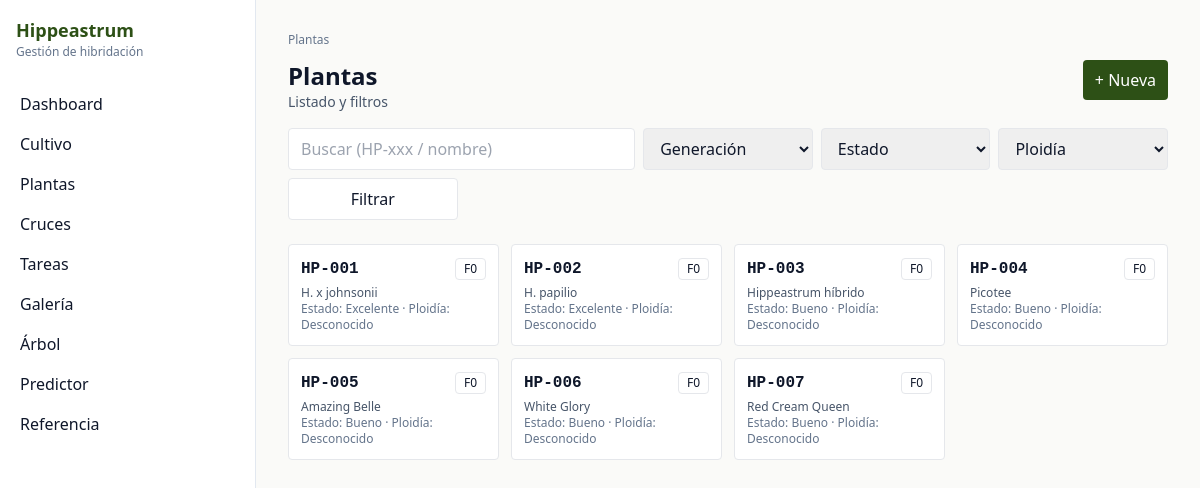
The app's page /plantas with its own data.
### models.py (models this page shows)
class Planta(Base):
    __tablename__ = "plantas"
    __table_args__ = (
        UniqueConstraint("codigo", name="uq_plantas_codigo"),
    )
    id: Mapped[int] = mapped_column(Integer, primary_key=True, autoincrement=True)
    codigo: Mapped[str] = mapped_column(String(20), nullable=False, index=True)
    nombre_cultivar: Mapped[str | None] = mapped_column(String(200))
    especie: Mapped[str | None] = mapped_column(Text)
    generacion: Mapped[GeneracionEnum] = mapped_column(Enum(GeneracionEnum), nullable=False)
    id_madre: Mapped[int | None] = mapped_column(ForeignKey("plantas.id"), nullable=True)
    id_padre: Mapped[int | None] = mapped_column(ForeignKey("plantas.id"), nullable=True)
    id_cruce_origen: Mapped[int | None] = mapped_column(ForeignKey("cruces.id"), nullable=True)
    fecha_semilla: Mapped[dt.date | None] = mapped_column(Date)
    fecha_primera_floracion: Mapped[dt.date | None] = mapped_column(Date)
    ubicacion: Mapped[str | None] = mapped_column(Text)
    tamano_bulbo_cm: Mapped[float | None] = mapped_column(Float)
    num_bulbillos: Mapped[int | None] = mapped_column(Integer)
    estado: Mapped[EstadoPlantaEnum] = mapped_column(Enum(EstadoPlantaEnum), nullable=False, default=EstadoPlantaEnum.Bueno)
    bulbillos_separados: Mapped[bool] = mapped_column(Boolean, nullable=False, default=False)
    ploidy_sospecha: Mapped[PloidyEnum] = mapped_column(Enum(PloidyEnum), nullable=False, default=PloidyEnum.Desconocido)
    ploidy_confirmado: Mapped[bool] = mapped_column(Boolean, nullable=False, default=False)
    num_ejemplares_fisicos: Mapped[int] = mapped_column(Integer, nullable=False, default=1)
    es_clon_de: Mapped[int | None] = mapped_column(ForeignKey("plantas.id"), nullable=True)
    notas: Mapped[str | None] = mapped_column(Text)
    fecha_creacion: Mapped[dt.datetime] = mapped_column(DateTime, default=dt.datetime.utcnow, nullable=False)
    fecha_actualizacion: Mapped[dt.datetime] = mapped_column(
        DateTime,
        default=dt.datetime.utcnow,
        onupdate=dt.datetime.utcnow,
        nullable=False,
    )
    madre: Mapped[Planta | None] = relationship("Planta", remote_side=[id], foreign_keys=[id_madre], post_update=True)
    padre: Mapped[Planta | None] = relationship("Planta", remote_side=[id], foreign_keys=[id_padre], post_update=True)
    clon_de: Mapped[Planta | None] = relationship("Planta", remote_side=[id], foreign_keys=[es_clon_de], post_update=True)
    fenotipo: Mapped[Fenotipo | None] = relationship("Fenotipo", back_populates="planta", uselist=False, cascade="all, delete-orphan")
    genotipos_loci: Mapped[list["GenotipoPlanta"]] = relationship("GenotipoPlanta", back_populates="planta", cascade="all, delete-orphan")
    epistasias: Mapped[list["EpistasiaObservada"]] = relationship("EpistasiaObservada", back_populates="planta", cascade="all, delete-orphan")
    fotos: Mapped[list[Foto]] = relationship("Foto", back_populates="planta")

### main.py (the view)
@app.get("/plantas", response_class=HTMLResponse)
def plantas_list(
    request: Request,
    q: str | None = None,
    generacion: str | None = None,
    estado: str | None = None,
    ploidy: str | None = None,
    db: Session = Depends(get_db),
):
    plantas = crud.list_plantas(db, generacion=generacion, estado=estado, ploidy=ploidy, q=q)
    for p in plantas:
        setattr(p, "_thumb", _plant_thumb(db, p.id))
    return templates.TemplateResponse(
        request,
        "plantas/list.html",
        {
            "request": request,
            "breadcrumbs": _breadcrumbs([("Plantas", None)]),
            "plantas": plantas,
            "q": q,
            "generacion": generacion,
            "estado": estado,
            "ploidy": ploidy,
            "generaciones": [g.value for g in GeneracionEnum],
            "estados": [e.value for e in EstadoPlantaEnum],
            "ploidies": [p.value for p in PloidyEnum],
        },
    )

### templates/plantas/list.html (shortened to what this page needs)
{% extends "base.html" %}
{% block content %}
  <div class="flex items-start justify-between gap-4">
    <div>
      <h1 class="text-2xl font-semibold">Plantas</h1>
      <div class="text-sm text-slate-600">Listado y filtros</div>
    </div>
    <a class="px-3 py-2 rounded bg-primary text-white" href="/plantas/new">+ Nueva</a>
  </div>
  <form class="mt-4 grid grid-cols-2 lg:grid-cols-5 gap-2" method="get" action="/plantas">
    <input name="q" value="{{ q or '' }}" class="col-span-2 lg:col-span-2 border rounded px-3 py-2" placeholder="Buscar (HP-xxx / nombre)" />
    <select name="generacion" class="border rounded px-3 py-2">
      <option value="">Generación</option>
    </select>
    <select name="estado" class="border rounded px-3 py-2">
      <option value="">Estado</option>
    </select>
    <select name="ploidy" class="border rounded px-3 py-2">
      <option value="">Ploidía</option>
    </select>
    <button class="border rounded px-3 py-2 bg-white">Filtrar</button>
  </form>
  {% if plantas|length == 0 %}
    <div class="mt-6 p-6 rounded border bg-white text-slate-600">No hay plantas con esos filtros.</div>
  {% else %}
    <div class="grid grid-cols-2 lg:grid-cols-4 gap-3 mt-6">
      {% for p in plantas %}
        <a href="/plantas/{{ p.id }}" class="block border rounded bg-white p-3 hover:bg-slate-50">
          <div class="flex items-center justify-between">
            <div class="mono font-semibold">{{ p.codigo }}</div>
            <div class="text-xs px-2 py-0.5 rounded border">{{ p.generacion.value if p.generacion else '' }}</div>
          </div>
          <div class="text-xs text-slate-600 mt-1">{{ p.nombre_cultivar or '—' }}</div>
          <div class="text-xs text-slate-500">Estado: {{ p.estado.value if p.estado else '' }} · Ploidía: {{ p.ploidy_sospecha.value if p.ploidy_sospecha else '' }}</div>
        </a>
      {% endfor %}
    </div>
  {% endif %}
{% endblock %}

### templates/base.html (style rules this page uses)
html { font-family: Inter, system-ui, -apple-system, Segoe UI, Roboto, sans-serif; }
.mono { font-family: ui-monospace, SFMono-Regular, Menlo, Monaco, Consolas, 'Liberation Mono', 'Courier New', monospace; }

### records on screen
Planta: codigo "HP-001", generacion "F0", nombre_cultivar "H. x johnsonii", estado "Excelente", ploidy_sospecha "Desconocido"
Planta: codigo "HP-002", generacion "F0", nombre_cultivar "H. papilio", estado "Excelente", ploidy_sospecha "Desconocido"
Planta: codigo "HP-003", generacion "F0", nombre_cultivar "Hippeastrum híbrido", estado "Bueno", ploidy_sospecha "Desconocido"
Planta: codigo "HP-004", generacion "F0", nombre_cultivar "Picotee", estado "Bueno", ploidy_sospecha "Desconocido"
Planta: codigo "HP-005", generacion "F0", nombre_cultivar "Amazing Belle", estado "Bueno", ploidy_sospecha "Desconocido"
Planta: codigo "HP-006", generacion "F0", nombre_cultivar "White Glory", estado "Bueno", ploidy_sospecha "Desconocido"
Planta: codigo "HP-007", generacion "F0", nombre_cultivar "Red Cream Queen", estado "Bueno", ploidy_sospecha "Desconocido"

### other values on screen
{{ breadcrumbs|safe }} "Plantas"
